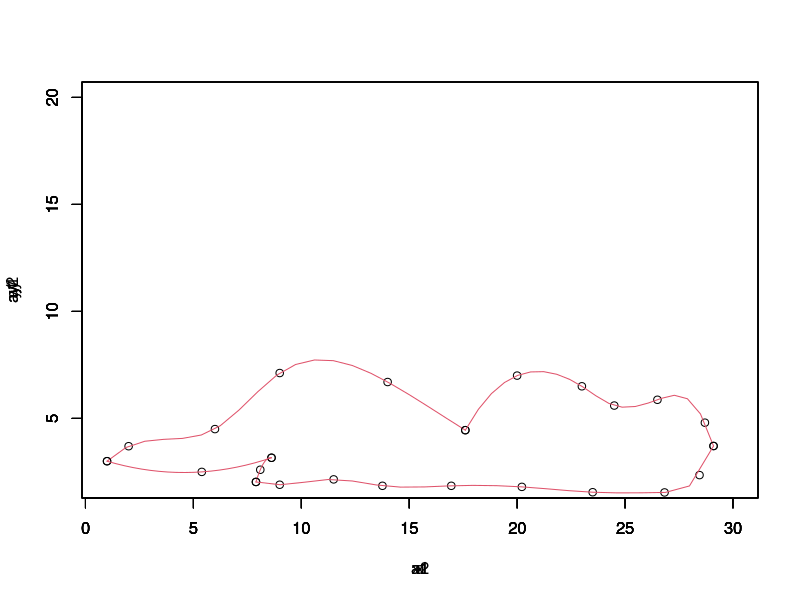

Here is the R script that generated this plot:
#--------------------------------
# TALLER #1
# PROBLEMA #6
#--------------------------------
# Integrantes
# - Andres Camilo Giraldo Gil
# - Erika Alejandra Gonzalez
# - Leonel Steven Londono
#--------------------------------
# Analisis Numerico
#--------------------------------

puntosX <- c(1,2,5,6,7.5,8.1,10,13,17.6,20,23.5,24.5,25,26.5,27.5,28,29,30)
puntosY <- c(3,3.7,3.9,4.5,5.7,6.69,7.12,6.7,4.45,7,6.1,5.6,5.87,5.15,4.1,4.3,4.1,3)
# CODIGO
x=c(1,2,6,9,14,17.6)     
x1=c(17.6,20,23,24.5,26.5,28.7,29.1)
x2=c(28.4,29,29.275)
y=c(3,3.7,4.5,7.12,6.7,4.45)
y1=c(4.45,7,6.5,5.6,5.87,4.8,3.71)
y2=c(5.1,4.1,3)
a=c(1, 5.39, 8.62)
a1=c(7.9,8.1,8.62)
a2=c(7.9,9,11.5,13.76,16.95,20.22,23.5,26.83,28.45,29.1)
ay=c(3,2.5,3.16)
ay1=c(2.03,2.6,3.16)
ay2=c(2.03,1.9,2.15,1.85,1.85,1.8,1.55,1.54,2.35,3.71)
plot(x, y, xlim=c(1,30), ylim=c(2, 20))
lines(spline(x, y, n = 20), col = 2)
par(new = TRUE)
plot(x1, y1, xlim=c(1,30), ylim=c(2, 20))
lines(spline(x1, y1, n = 20), col = 2)
par(new = TRUE)
plot(a, ay, xlim=c(1,30), ylim=c(2, 20))
lines(spline(a, ay, n = 20), col = 2)
par(new = TRUE)
plot(a1, ay1, xlim=c(1,30), ylim=c(2, 20))
lines(spline(a1, ay1, n = 20), col = 2)
par(new = TRUE)
plot(a2, ay2, xlim=c(1,30), ylim=c(2, 20))
lines(spline(a2, ay2, n = 20), col = 2)



#--------------------------------